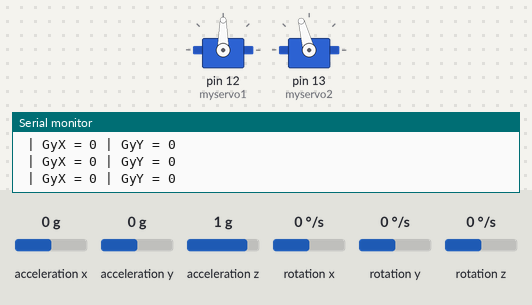
Recording of a sketch running on a simulated Arduino Uno, built with avr-gcc and run on an emulated ATmega328P. Parts: 2 × servo, the last lines printed to the serial monitor. Wiring (inferred from the names in the program): MPU-6050 motion sensor at I2C address 0x68. The inputs (shaded band) are chosen by the test bench; at power-on: acceleration x 0 g, acceleration y 0 g, acceleration z 1 g, rotation x 0 °/s, rotation y 0 °/s, rotation z 0 °/s.

Above: at 1.2 s.
1.3 s: acceleration x set to -1.4 g
At 2.0 s:
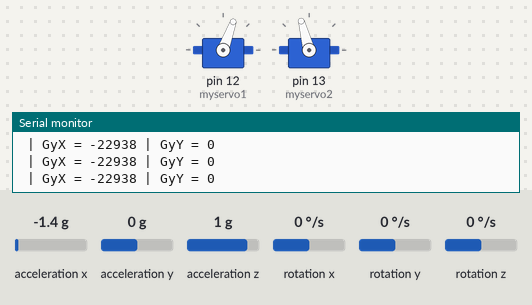
2.8 s: acceleration y set to -0.4 g
4.3 s: acceleration y set to -0.7 g
At 5.5 s:
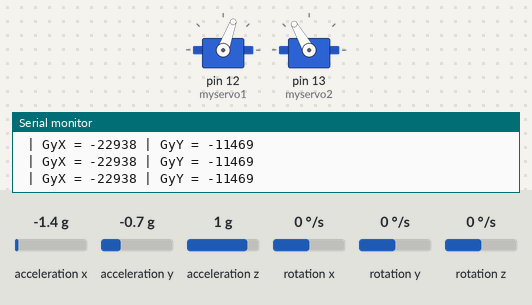
5.8 s: acceleration x set to 0.8 g
At 6.9 s:
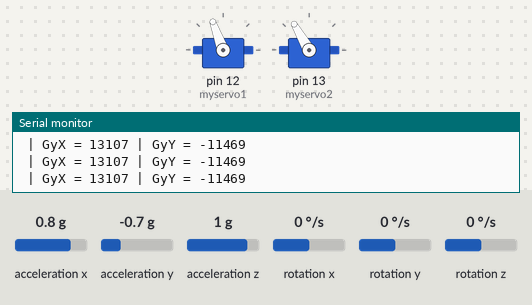
7.3 s: acceleration y set to 0 g
At 7.7 s:
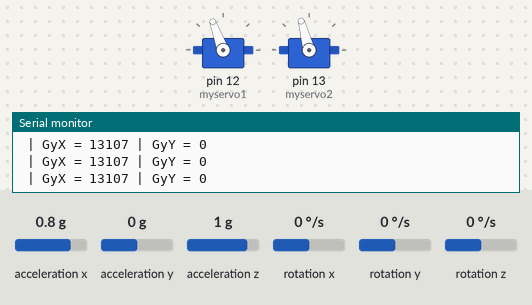
8.8 s: acceleration y set to 0.8 g
At 9.5 s:
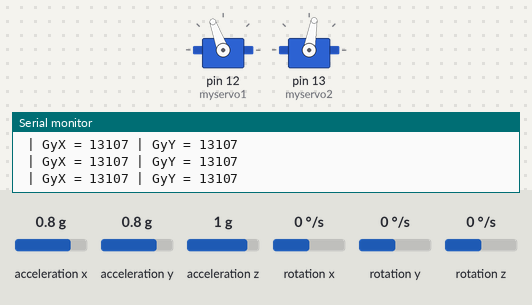
Timing chart, 0 to 11.3 s (numbered marks = the images above; inputs shaded):
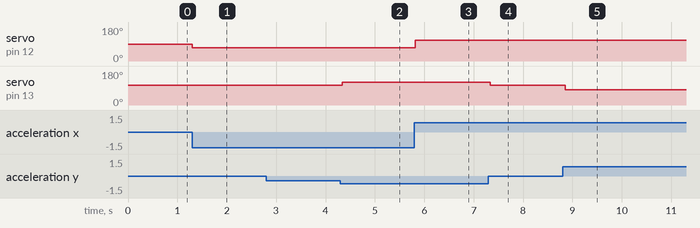

The sketch:

movingSurface.ino
```cpp
#include <Servo.h>
#include<Wire.h>

int pos = 0;
const int MPU_addr=0x68;
int16_t GyX,GyY;
Servo myservo1;
Servo myservo2;

void setup() {

  Wire.begin();
  Wire.beginTransmission(MPU_addr);
  Wire.write(0x6B);  // PWR_MGMT_1 register
  Wire.write(0);     // set to zero (wakes up the MPU-6050)
  Wire.endTransmission(true);
  Serial.begin(9600);
  myservo1.attach(12);
  myservo2.attach(13);
  myservo1.write(90);
  myservo2.write(100);
}

void loop() {
  Wire.beginTransmission(MPU_addr);
  Wire.write(0x3B);  // starting with register 0x3B (ACCEL_XOUT_H)
  Wire.endTransmission(false);
  Wire.requestFrom(MPU_addr,14,true);  // request a total of 14 registers

  GyX=Wire.read()<<8|Wire.read();  // 0x43 (GYRO_XOUT_H) & 0x44 (GYRO_XOUT_L)
  GyY=Wire.read()<<8|Wire.read();  // 0x45 (GYRO_YOUT_H) & 0x46 (GYRO_YOUT_L)

  if(GyX >= -100 && GyX <= 400 && GyY >= 900 && GyY <= 1300) {
    myservo1.write(90);
    myservo2.write(100);
  }
  if (GyY > 1300) {
      if(GyY > 1300  && GyY < 5500) {
        myservo2.write(95);

      } if(GyY >= 5500 && GyY < 11000) {
        myservo2.write(90);
      } if(GyY >= 11000) {
        myservo2.write(80);
      }

  } else if (GyY < 900) {
      if(GyY > -2450 && GyY < 900) {
        myservo2.write(105);

      } if(GyY > -5500 && GyY <= -2450) {
        myservo2.write(110);
      } if(GyY <= -9000) {
        myservo2.write(120);
      }

  }

    if (GyX > 400) {
      if(GyX > 400  && GyX < 4400) {
        myservo1.write(95);

      } if(GyX >= 4400 && GyX < 8800) {
        myservo1.write(100);
      } if(GyX >= 8000) {
        myservo1.write(110);
      }

  } else if (GyX < -100) {
      if(GyX > -3000 && GyX < -100) {
        myservo1.write(85);

      } if(GyX > -6000 && GyX <= -3000) {
        myservo1.write(80);
      } if(GyX <= -6000) {
        myservo1.write(70);
      }

  }


  Serial.print(" | GyX = "); Serial.print(GyX);
  Serial.print(" | GyY = "); Serial.println(GyY);
  delay(50);


}
```

Measured:
- the behaviour switches between -0.5 and -0.6 g on acceleration y (found by bisection; images 1 and 2)
- after the input at 1.3 s, servo on pin 12 (myservo1): 90° → 70° at once
- after the input at 4.3 s, servo on pin 13 (myservo2): 105° → 120° at once
- after the input at 5.8 s, servo on pin 12 (myservo1): 70° → 110° at once
- after the input at 7.3 s, servo on pin 13 (myservo2): 120° → 105° at once
- after the input at 8.8 s, servo on pin 13 (myservo2): 105° → 80° after 0.05 s
